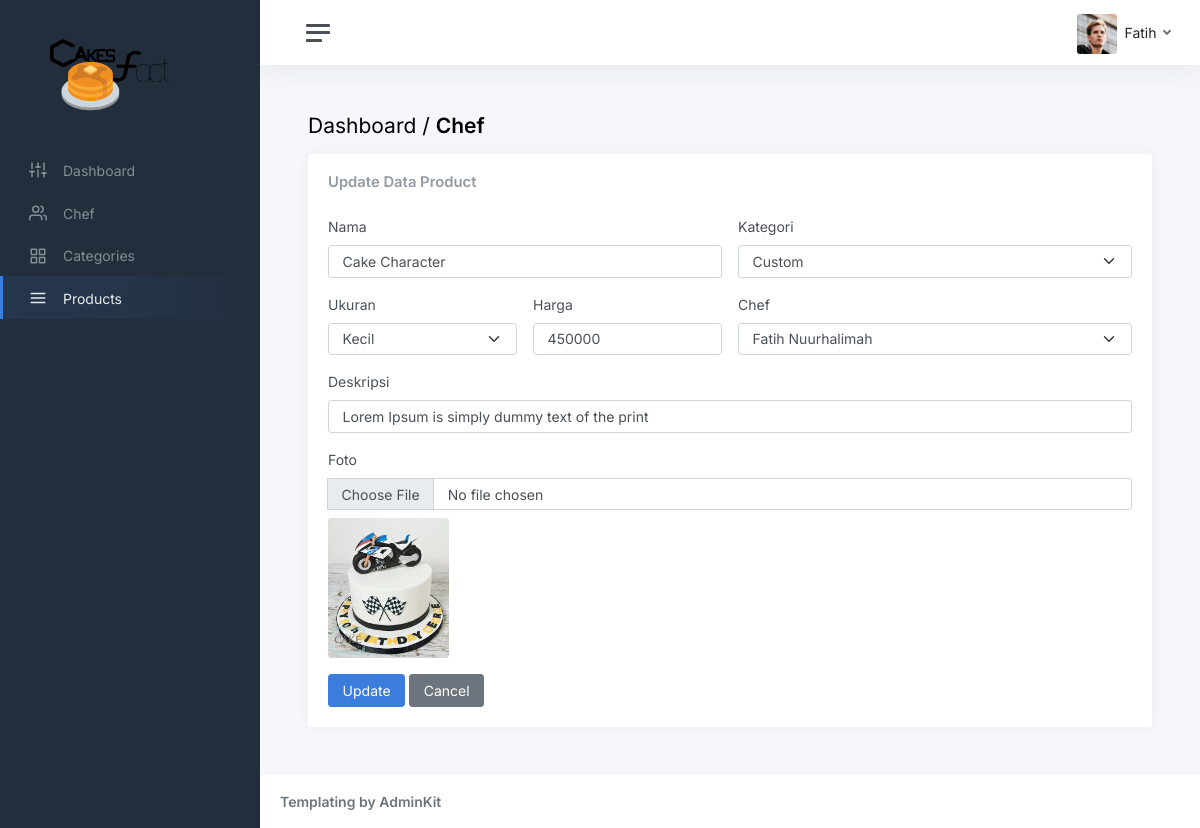
Screenshot of /admin/forms/product/edit-prd.php with the database file from the repository.
### tables this page shows
CREATE TABLE `product` (
  `id` int(11) NOT NULL,
  `chef_id` int(11) NOT NULL,
  `categories_id` int(11) NOT NULL,
  `name` varchar(45) NOT NULL,
  `size` varchar(45) NOT NULL,
  `description` varchar(45) NOT NULL,
  `price` varchar(45) NOT NULL,
  `image` varchar(45) DEFAULT NULL
);

### admin/forms/product/edit-prd.php (the view, shortened to what this page needs)
<!DOCTYPE html>
<html lang="en">
    <head>
        <link href="../assets/plugin/AdminKit/css/app.css" rel="stylesheet">
        <link rel="stylesheet" type="text/css" href="../../../assets/css/dataTables.bootstrap5.min.css">
        <link rel="stylesheet" type="text/css" href="../../../assets/plugin/AdminKit/css/app.css">
    </head>
    <body>
        <div class="wrapper">
            <nav id="sidebar" class="sidebar js-sidebar">
                <div class="sidebar-content js-simplebar">
                    <a class="sidebar-brand" href="index.php">
                        <img src="../../../assets/img/icons/logo.png" alt="logo" width="70%" style="margin-left: 0.5rem;">
                    </a>
                    <ul class="sidebar-nav">
                        <li class="sidebar-item">
                            <a class="sidebar-link" href="../../index.php">
                                <i class="align-middle" data-feather="sliders"></i>
                                <span class="align-middle">Dashboard</span>
                            </a>
                        </li>
                        <li class="sidebar-item">
                            <a class="sidebar-link" href="../../master-data/chef.php">
                                <i class="align-middle" data-feather="users"></i>
                                <span class="align-middle">Chef</span>
                            </a>
                        </li>
                        <li class="sidebar-item">
                            <a class="sidebar-link" href="../../master-data/categories.php">
                                <i class="align-middle" data-feather="grid"></i>
                                <span class="align-middle">Categories</span>
                            </a>
                        </li>
                        <li class="sidebar-item active">
                            <a class="sidebar-link" href="../../master-data/product.php">
                                <i class="align-middle" data-feather="menu"></i>
                                <span class="align-middle">Products</span>
                            </a>
                        </li>
                    </ul>
                </div>
            </nav>
            <div class="main">
                <?php include_once ("../layouts/navbar.php"); ?>
                <main class="content">
                    <div class="container-fluid p-0">
                        <h1 class="h3 mb-3">Dashboard / <strong>Chef</strong></h1>
                        <div class="col-sm-12">
                            <div class="card">
                                <div class="card-body">
                                    <?php
                                        include "../../../connection/db.php";
                                        $id = $_GET['id'];
                                        $query = $conn->query("SELECT * FROM product");
                                        while ($data = mysqli_fetch_array($query)) {
                                            $id = $data["id"];
                                            $chef = $data["chef_id"];
                                            $category = $data["categories_id"];
                                            $name = $data["name"];
                                            $size = $data["size"];
                                            $description = $data["description"];
                                            $price = $data["price"];
                                            $image = $data["image"];
                                        }
                                        $query1 = $conn->query("SELECT * FROM categories");
                                        $query2 = $conn->query("SELECT * FROM chef");
                                    ?>
                                    <h3 class="card-title mb-4">Update Data Product</h3>
                                    <form class="row g-3 needs-validation" novalidate
                                        action="../../../controllers/product/update.php?id=<?= $id ?>"
                                        method="post"
                                        enctype="multipart/form-data">
                                        <div class="col-6">
                                            <label for="validationCustomName" class="form-label">Nama</label>
                                            <div class="input-group has-validation">
                                                <input type="text" name="nama" class="form-control"
                                                    id="validationCustomName" value="<?= $name ?>"
                                                    aria-describedby="inputGroupPrepend" required>
                                            </div>
                                        </div>
                                        <div class="col-6">
                                            <label for="validationCustomCategory" class="form-label">Kategori</label>
                                            <div class="input-group has-validation">
                                                <select class="form-select" name="categories_id"
                                                    id="validationCategory" required>
                                                    <?php
                                                        if(mysqli_num_rows($query1)>0){
                                                            while ($data1 = mysqli_fetch_array($query1)) {
                                                                if ($data1["id"] === $category) {
                                                    ?>
                                                    <option selected value="<?= $data1["id"] ?>">
                                                        <?= $data1["name"] ?>
                                                    </option>
                                                    <?php
                                                                }
                                                    ?>
                                                    <?php
                                                            }
                                                        }
                                                    ?>
                                                </select>
                                            </div>
                                        </div>
                                        <div class="col-3">
                                            <label for="validationCustomSize" class="form-label">Ukuran</label>
                                            <div class="input-group has-validation">
                                                <select class="form-select" name="size"
                                                    id="validationChef" required>
                                                    <?php
                                                        if ($size !== '') {
                                                    ?>
                                                        <option selected value="<?= $size ?>"><?= $size ?></option>
                                                    <?php
                                                        } else {
                                                    ?>
                                                    <option value="Besar">Besar</option>
                                                    <option value="Sedang">Sedang</option>
                                                    <option value="Kecil">Kecil</option>
                                                    <?php
                                                        }
                                                    ?>
                                                </select>
                                            </div>
                                        </div>
                                        <div class="col-3">
                                            <label for="validationCustomPrice" class="form-label">Harga</label>
                                            <div class="input-group has-validation">
                                                <input type="text" name="price" class="form-control"
                                                    id="validationCustomPrice" value="<?= $price ?>"
                                                    aria-describedby="inputGroupPrepend" required>
                                            </div>
                                        </div>
                                        <div class="col-6">
                                            <label for="validationCustomChef" class="form-label">Chef</label>
                                            <div class="input-group has-validation">
                                                <select class="form-select" name="chef_id"
                                                    id="validationChef" required>
                                                    <?php
                                                        if(mysqli_num_rows($query2)>0){
                                                            while ($data2 = mysqli_fetch_array($query2)) {
                                                                if ($data2["id"] === $chef) {
                                                    ?>
                                                    <option selected value="<?= $data2["id"] ?>">
                                                        <?= $data2["name"] ?>
                                                    </option>
                                                    <?php
                                                                }
                                                    ?>
                                                    <?php
                                                            }
                                                        }
                                                    ?>
                                                </select>
                                            </div>
                                        </div>
                                        <div class="col-12">
                                            <label for="validationCustomDescription" class="form-label">Deskripsi</label>
                                            <div class="input-group has-validation">
                                                <input type="text" name="description" value="<?= $description ?>"
                                                    class="form-control" id="validationCustomDescription"
                                                    aria-describedby="inputGroupPrepend" required>
                                            </div>
                                        </div>
                                        <div class="col-12">
                                            <label for="validationCustomFoto" class="form-label">Foto</label>
                                            <div class="input-group has-validation">
                                                <input type="file" name="image" value="<?= $image ?>"
                                                    class="form-control" id="validationCustomFoto"
                                                    aria-describedby="inputGroupPrepend" required>
                                            </div>
                                            <div class="mt-2">
                                                <img src="../../../assets/img/uploads/<?= $image ?>"
                                                    alt="foto-cake-<?= $name ?>" width="15%" class="rounded">
                                            </div>
                                        </div>
                                        <div class="col-12">
                                            <button class="btn btn-primary" type="submit">Update</button>
                                            <a class="btn btn-secondary"
                                                href="../../master-data/product.php" role="button">
                                                Cancel
                                            </a>
                                        </div>
                                    </form>
                                </div>
                            </div>
                        </div>
                    </div>
                </main>
                <?php include_once ("../layouts/footer.php"); ?>
            </div>
        </div>
    </body>
</html>

### rows the page displays
product: nama "Cake Character", size "Kecil", price "450000", description "Lorem Ipsum is simply dummy text of the print", image (picture)

### other values shown
form field categories_id "Custom"
form field chef_id "Fatih Nuurhalimah"
